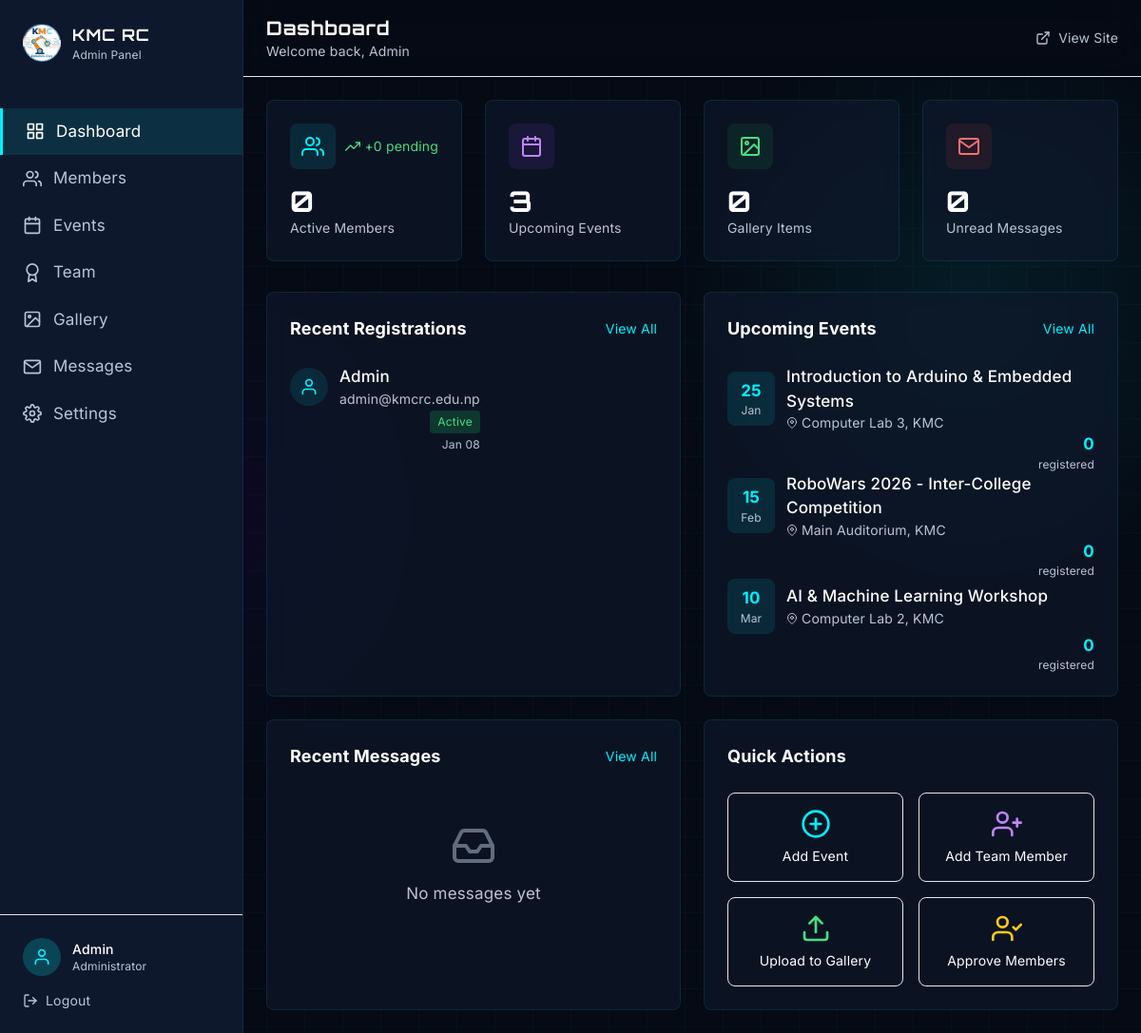
Page /admin/dashboard.php (signed in) on the committed database.
### tables this page shows
CREATE TABLE IF NOT EXISTS events (
    id INT AUTO_INCREMENT PRIMARY KEY,
    title VARCHAR(255) NOT NULL,
    slug VARCHAR(255) NOT NULL UNIQUE,
    description TEXT NOT NULL,
    short_description VARCHAR(500) DEFAULT NULL,
    event_date DATE NOT NULL,
    start_time TIME DEFAULT NULL,
    end_time TIME DEFAULT NULL,
    location VARCHAR(255) DEFAULT NULL,
    image_path VARCHAR(255) DEFAULT NULL,
    category ENUM('workshop', 'competition', 'seminar', 'hackathon', 'meetup', 'other') DEFAULT 'other',
    max_participants INT DEFAULT NULL,
    registration_deadline DATETIME DEFAULT NULL,
    is_featured TINYINT(1) DEFAULT 0,
    status ENUM('upcoming', 'ongoing', 'completed', 'cancelled') DEFAULT 'upcoming',
    created_by INT NOT NULL,
    created_at TIMESTAMP DEFAULT CURRENT_TIMESTAMP,
    updated_at TIMESTAMP DEFAULT CURRENT_TIMESTAMP ON UPDATE CURRENT_TIMESTAMP,
    FOREIGN KEY (created_by) REFERENCES users(id) ON DELETE CASCADE,
    INDEX idx_event_date (event_date),
    INDEX idx_category (category),
    INDEX idx_status (status),
    INDEX idx_slug (slug)
);

CREATE TABLE IF NOT EXISTS users (
    id INT AUTO_INCREMENT PRIMARY KEY,
    name VARCHAR(100) NOT NULL,
    email VARCHAR(255) NOT NULL UNIQUE,
    password_hash VARCHAR(255) NOT NULL,
    role ENUM('admin', 'member') DEFAULT 'member',
    profile_pic VARCHAR(255) DEFAULT NULL,
    phone VARCHAR(20) DEFAULT NULL,
    student_id VARCHAR(50) DEFAULT NULL,
    department VARCHAR(100) DEFAULT NULL,
    year_of_study TINYINT DEFAULT NULL,
    bio TEXT DEFAULT NULL,
    skills TEXT DEFAULT NULL,
    linkedin VARCHAR(255) DEFAULT NULL,
    github VARCHAR(255) DEFAULT NULL,
    status ENUM('active', 'inactive', 'pending') DEFAULT 'pending',
    email_verified TINYINT(1) DEFAULT 0,
    verification_token VARCHAR(255) DEFAULT NULL,
    reset_token VARCHAR(255) DEFAULT NULL,
    reset_token_expires DATETIME DEFAULT NULL,
    last_login DATETIME DEFAULT NULL,
    created_at TIMESTAMP DEFAULT CURRENT_TIMESTAMP,
    updated_at TIMESTAMP DEFAULT CURRENT_TIMESTAMP ON UPDATE CURRENT_TIMESTAMP,
    INDEX idx_email (email),
    INDEX idx_role (role),
    INDEX idx_status (status)
);

### admin/dashboard.php (the view, shortened to what the rows shown need)
<?php
require_once __DIR__ . '/../includes/Database.php';
$db = Database::getInstance();
$stats = [
    'total_members' => $db->count('users', 'role = :role', ['role' => 'member']),
    'active_members' => $db->count('users', 'role = :role AND status = :status', ['role' => 'member', 'status' => 'active']),
    'pending_members' => $db->count('users', 'status = :status', ['status' => 'pending']),
    'upcoming_events' => $db->count('events', 'event_date >= CURDATE() AND status = :status', ['status' => 'upcoming']),
    'total_events' => $db->count('events'),
    'gallery_items' => $db->count('gallery', 'is_approved = 1'),
    'pending_gallery' => $db->count('gallery', 'is_approved = 0'),
    'unread_messages' => $db->count('messages', 'status = :status AND (recipient_id IS NULL OR recipient_id IN (SELECT id FROM users WHERE role = :role))', ['status' => 'unread', 'role' => 'admin']),
    'team_members' => $db->count('team_members', 'is_active = 1')
];
$recentUsers = $db->fetchAll(
    "SELECT id, name, email, department, status, created_at
     FROM users
     ORDER BY created_at DESC
     LIMIT 5"
);
$upcomingEvents = $db->fetchAll(
    "SELECT id, title, event_date, start_time, location,
            (SELECT COUNT(*) FROM event_registrations WHERE event_id = events.id) as registrations
     FROM events
     WHERE event_date >= CURDATE()
     ORDER BY event_date ASC
     LIMIT 5"
);
?>
<!DOCTYPE html>
<html lang="en" class="scroll-smooth">
<head>
    <script src="https://cdn.tailwindcss.com"></script>
    <link rel="stylesheet" href="../css/styles.css">
    <link rel="stylesheet" href="../css/club-styles.css">
</head>
<body class="antialiased min-h-screen flex">
    <main class="flex-1 lg:ml-64">
        <header class="bg-dark-navy/80 backdrop-blur-lg border-b border-slate-800 px-6 py-4 sticky top-0 z-40">
            <div class="flex items-center justify-between">
                <div>
                    <h1 class="text-xl font-bold text-white font-orbitron">Dashboard</h1>
                </div>
            </div>
        </header>
        <div class="p-6">
            <div class="grid grid-cols-1 sm:grid-cols-2 lg:grid-cols-4 gap-6 mb-8">
                <div class="stat-card-admin rounded-lg p-6">
                    <div class="flex items-center justify-between mb-4">
                        <div class="w-12 h-12 rounded-lg bg-purple-500/10 flex items-center justify-center">
                        </div>
                    </div>
                    <div class="text-3xl font-bold text-white font-orbitron"><?= $stats['upcoming_events'] ?></div>
                    <div class="text-slate-400 text-sm">Upcoming Events</div>
                </div>
            </div>
            <div class="grid grid-cols-1 lg:grid-cols-2 gap-6">
                <div class="stat-card-admin rounded-lg p-6">
                    <div class="flex items-center justify-between mb-6">
                        <h2 class="text-lg font-bold text-white">Recent Registrations</h2>
                    </div>
                    <div class="space-y-4">
                        <?php foreach ($recentUsers as $user): ?>
                        <div class="flex items-center justify-between py-3 border-b border-slate-800 last:border-0 table-row">
                            <div class="flex items-center gap-3">
                                <div class="w-10 h-10 rounded-full bg-accent/10 flex items-center justify-center">
                                    <i data-feather="user" class="w-5 h-5 text-accent"></i>
                                </div>
                                <div>
                                    <div class="text-white font-medium"><?= htmlspecialchars($user['name']) ?></div>
                                    <div class="text-slate-400 text-sm"><?= htmlspecialchars($user['email']) ?></div>
                                </div>
                            </div>
                            <div class="text-right">
                                <span class="inline-block px-2 py-1 rounded text-xs <?= $user['status'] === 'active' ? 'bg-green-500/20 text-green-400' : ($user['status'] === 'pending' ? 'bg-yellow-500/20 text-yellow-400' : 'bg-red-500/20 text-red-400') ?>">
                                    <?= ucfirst($user['status']) ?>
                                </span>
                                <div class="text-slate-500 text-xs mt-1"><?= date('M d', strtotime($user['created_at'])) ?></div>
                            </div>
                        </div>
                        <?php endforeach; ?>
                    </div>
                </div>
                <div class="stat-card-admin rounded-lg p-6">
                    <div class="flex items-center justify-between mb-6">
                        <h2 class="text-lg font-bold text-white">Upcoming Events</h2>
                    </div>
                    <div class="space-y-4">
                        <?php foreach ($upcomingEvents as $event): ?>
                        <div class="flex items-center justify-between py-3 border-b border-slate-800 last:border-0 table-row">
                            <div class="flex items-center gap-3">
                                <div class="text-center bg-accent/10 rounded-lg p-2 min-w-[50px]">
                                    <div class="text-accent font-bold"><?= date('d', strtotime($event['event_date'])) ?></div>
                                    <div class="text-slate-400 text-xs"><?= date('M', strtotime($event['event_date'])) ?></div>
                                </div>
                                <div>
                                    <div class="text-white font-medium"><?= htmlspecialchars($event['title']) ?></div>
                                    <div class="text-slate-400 text-sm flex items-center gap-1">
                                        <i data-feather="map-pin" class="w-3 h-3"></i>
                                        <?= htmlspecialchars($event['location'] ?: 'TBD') ?>
                                    </div>
                                </div>
                            </div>
                            <div class="text-right">
                                <div class="text-accent font-bold"><?= $event['registrations'] ?></div>
                                <div class="text-slate-500 text-xs">registered</div>
                            </div>
                        </div>
                        <?php endforeach; ?>
                    </div>
                </div>
                <div class="stat-card-admin rounded-lg p-6">
                    <div class="flex items-center justify-between mb-6">
                        <h2 class="text-lg font-bold text-white">Recent Messages</h2>
                    </div>
                </div>
                <div class="stat-card-admin rounded-lg p-6">
                    <h2 class="text-lg font-bold text-white mb-6">Quick Actions</h2>
                </div>
            </div>
        </div>
    </main>
</body>
</html>

### rows in the picture
events: id "3", event_date "10", event_date "Mar", title "AI & Machine Learning Workshop", location "Computer Lab 2, KMC", registrations "0"
users: name "Admin", email "admin@kmcrc.edu.np", status "Active", created_at "Jan 08"
events: event_date "25", event_date "Jan", title "Introduction to Arduino & Embedded Systems", location "Computer Lab 3, KMC", registrations "0"
events: event_date "15", event_date "Feb", title "RoboWars 2026 - Inter-College Competition", location "Main Auditorium, KMC", registrations "0"

### other values in the picture
$_SESSION['user_name'] "Admin"
$stats['pending_members'] "0"
$stats['active_members'] "0"
$stats['gallery_items'] "0"
$stats['unread_messages'] "0"
